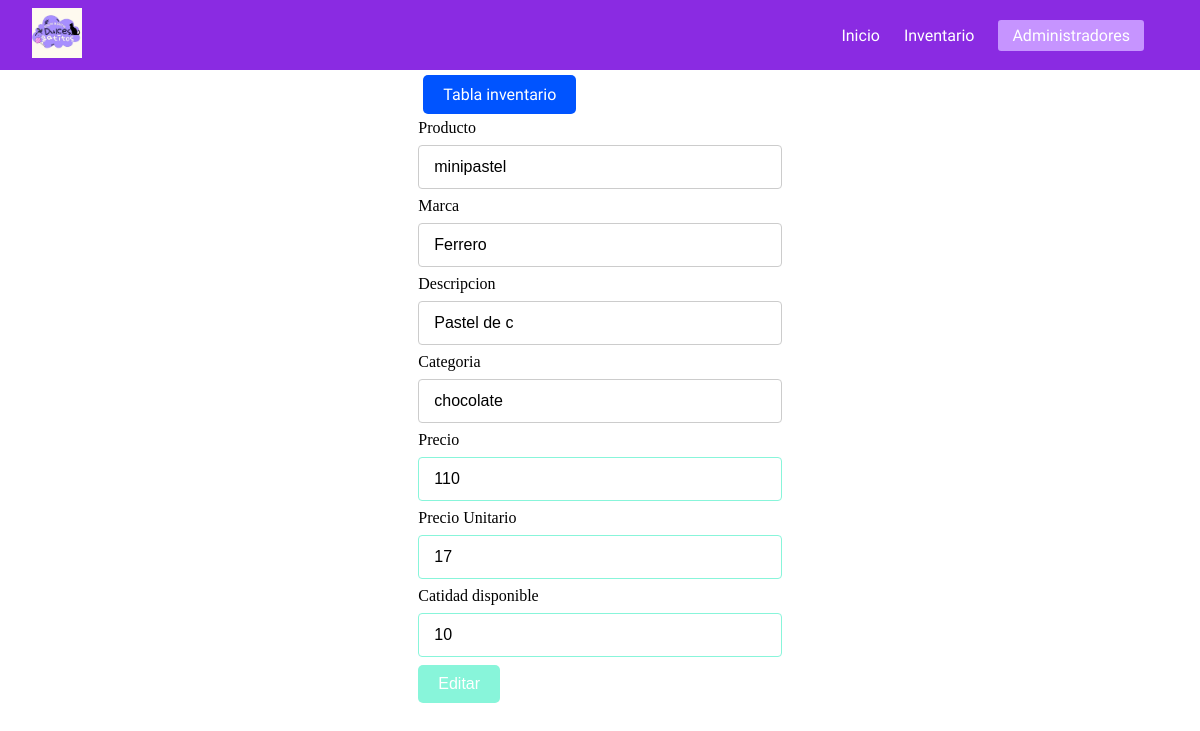
Page /admin/update.php?id_producto=2 on the committed database.
### tables this page shows
CREATE TABLE `tabla_inventario` (
  `id_producto` int(11) NOT NULL,
  `producto` varchar(200) NOT NULL,
  `marca` varchar(200) NOT NULL,
  `descripcion` varchar(200) NOT NULL,
  `categoria` varchar(200) NOT NULL,
  `precio` float NOT NULL,
  `preciou` float NOT NULL,
  `cd` int(11) NOT NULL
);

### req/read.php (called while the page is built, shortened)
<?php
function readById($conn, $id){
        $sql = "SELECT * FROM tabla_inventario WHERE id_producto=?";
        $stmt = $conn->prepare($sql);
        $stmt->execute([$id]);
        if ($stmt->rowCount() > 0) {
            $producto = $stmt->fetch();
        }else $producto = 0;
        return $producto;
}

### admin/update.php (the view, shortened to what this page needs)
<?php
    include "../req/read.php";
    include "../req/db_conn.php";
    if (isset($_GET['id_producto'])) {
        $id = $_GET['id_producto'];
        $producto = readById($conn, $id);
?>
<!DOCTYPE html>
<html lang="en">
<head>
    <link rel="stylesheet" type="text/css" href="inventario.css">
    <link rel="stylesheet" href="../CSS/nav.css">
</head>
<body>
    <div class="navbar">
            <header class="header">
            <div class="logo-header">
                <img src="dulces_gatitos.jpg" alt="">
            </div>
            <nav class="nav-menu navbar-expand-lg ">
                <div class="container-fluid">
                    <div >
                        <ul class="">
                            <li class="nav-item"><a class="nav-link" href="../home.php">Inicio</a></li>
                            <li class="nav-item"><a class="nav-link" href="inventario.php">Inventario</a></li>
                            <li class="nav-item"><a class="nav-link" href="admins.php">Administradores</a></li>
                        </ul>
                    </div>
                </div>
            </nav>
        </header>
    </div>
    <div class="ody">
    <div class="form-holder">
        <a href="inventario.php" class="link">Tabla inventario</a>
        <form action="../req/update.php" method="post">
            <label>Producto</label>
            <input type="text" name="producto" value="<?=$producto['producto']?>"> <br>
            <label>Marca</label>
            <input type="text" name="marca" value="<?=$producto['marca']?>"> <br>
            <label>Descripcion</label>
            <input type="text" name="descripcion" value="<?=$producto['descripcion']?>"> <br>
            <label>Categoria</label>
            <input type="text" name="categoria" value="<?=$producto['categoria']?>"> <br>
            <label>Precio</label>
            <input type="number" name="precio" value="<?=$producto['precio']?>"> <br>
            <label>Precio Unitario</label>
            <input type="number" name="preciou" value="<?=$producto['preciou']?>"> <br>
            <label>Catidad disponible</label>
            <input type="number" name="cd" value="<?=$producto['cd']?>">   <br>
            <button type="submit" class="btn-create">Editar </button>
        </form>
    </div>
    </div>
</body>
</html>
<?php }else {
        header("Location: inventario.php");
}?>

### admin/inventario.css (style rules this page uses)
.ody { display: flex; justify-content: center; align-self: center; min-height: 100vh; }
.form-holder { max-width:700px; }
.link { display: inline-block; padding: 10px 20px; font-size: 16px; border-radius: 5px; text-decoration: none; color: white; text-align: center; margin: 5px; background-color: #0054FF; }
.btn-create { background-color: #88f5da; color: white; padding: 10px 20px; font-size: 16px; border: none; border-radius: 5px; cursor: pointer; transition: background-color 0.3s ease; }
input[type="text"], input[type="number"], input[type="password"], textarea { width: 100%; padding: 12px 15px; margin: 8px 0; border: 1px solid #ccc; border-radius: 4px; box-sizing: border-box; font-size: 16px; }
input[type="text"]:focus, input[type="number"],input[type="password"]:focus, textarea:focus { border: 1px solid #88f5da; outline: none; }

### CSS/nav.css (style rules this page uses)
* { padding: 0; margin: 0; text-decoration: none; list-style: none; }
.navbar { background-color: blueviolet; }
a, li { font-family: 'Indie Flower'; color: white; }
.logo-header img { width: 50px; }
header { background-color: blueviolet; display: flex; justify-content: space-between; align-items: center; padding: .5rem 2rem; }
.nav-menu ul { display: flex; align-items: center; }
.nav-menu li { margin-right: 1.5rem; }
.nav-menu li:last-child { background-color: #c694ff; border: 2px solid #c694ff; padding: .25rem .75rem; border-radius: .2rem; }

### rows in the picture
tabla_inventario: producto "minipastel", marca "Ferrero", descripcion "Pastel de c", categoria "chocolate", precio "110", preciou "17", cd "10"
